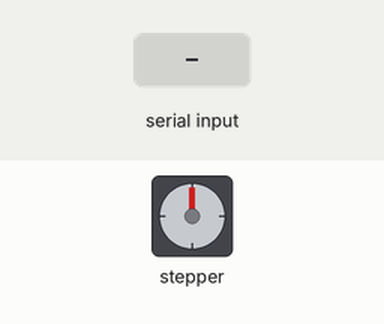
Bench run of a sketch on a simulated Arduino Uno, built with avr-gcc and run on an emulated ATmega328P. Parts: stepper motor. Inputs (shaded band) come from the test bench. Stepper angles assume 200 steps per turn.

Above: at 1.2 s.
1.3 s: "90,45\n" received over Serial
At 2.45 s:
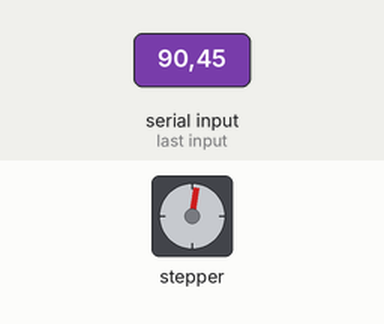
4.3 s: "30,150\n" received over Serial
At 5.76 s:
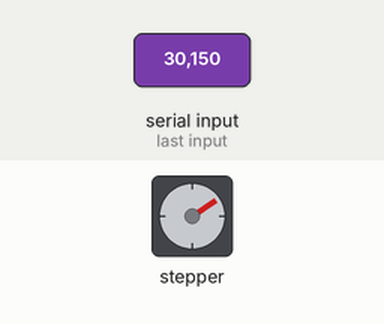
At 6.36 s:
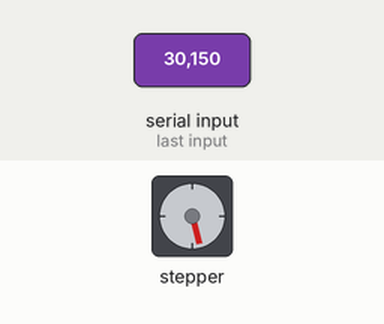
7.3 s: "5\n" received over Serial
Timing chart, 0 to 21.8 s (numbered marks = the images above; inputs shaded):
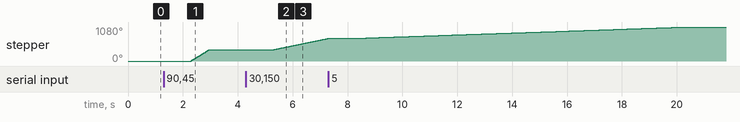

The sketch:

stepper_oneRevolution.ino
```cpp
/*
 Stepper Motor Control - one revolution

 This program drives a unipolar or bipolar stepper motor.
 The motor is attached to digital pins 8 - 11 of the Arduino.

 The motor should revolve one revolution in one direction, then
 one revolution in the other direction.


 Created 11 Mar. 2007
 Modified 30 Nov. 2009
 by Tom Igoe

 */

#include <Stepper.h>

const int stepsPerRevolution = 200;  // change this to fit the number of steps per revolution
// for your motor
int velocidad = 30;
// initialize the stepper library on pins 8 through 11:
Stepper myStepper(stepsPerRevolution, 2, 3, 4, 5);

void setup() {
  // set the speed at 60 rpm:
  myStepper.setSpeed(velocidad);
  // initialize the serial port:
  Serial.begin(9600);
}

void loop() {

  if (Serial.available() > 0) {
    String incomingString = Serial.readString();
      velocidad = incomingString.toInt();
      myStepper.setSpeed(velocidad);
      // step one revolution  in one direction:
      myStepper.step(stepsPerRevolution);
      //
      motorParar();
  }
}

void motorParar() {
  digitalWrite(2, LOW);
  digitalWrite(3, LOW);
  digitalWrite(4, LOW);
  digitalWrite(5, LOW);
}
```

Measured:
- after the input at 1.3 s, stepper: turns 360° clockwise in 0.67 s, starting after 1.0 s
- after the input at 4.3 s, stepper: keeps turning clockwise at about 180°/s, starting after 1.0 s
